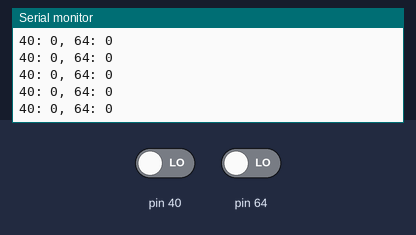
Bench run of a sketch on a simulated Arduino Mega 2560, built with avr-gcc and run on an emulated ATmega2560. Shown: the last lines printed to the serial monitor. Inputs (shaded band) come from the test bench; at power-on: pin 40 LOW, pin 64 LOW.

Above: at 1.2 s.
1.3 s: pin 40 driven HIGH
At 1.9 s:
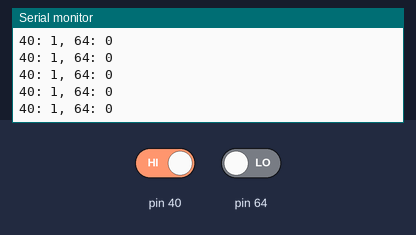
4.3 s: pin 64 driven HIGH
At 5.4 s:
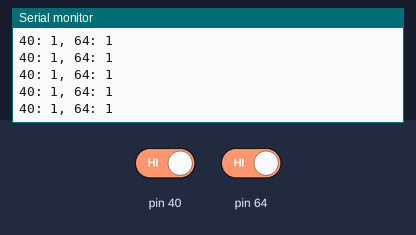
5.8 s: pin 40 driven LOW
At 6.6 s:
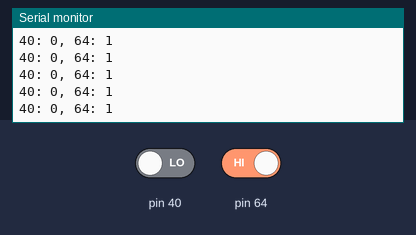

Measured:
- after the input at 1.3 s, the serial monitor: prints a new line after 0.07 s (image 1)
- after the input at 4.3 s, the serial monitor: prints a new line after 0.07 s (image 2)
- after the input at 5.8 s, the serial monitor: prints a new line after 0.07 s (image 3)

The sketch:

potentiometer_test.ino
```cpp
void setup() {
  // put your setup code here, to run once:
  Serial.begin(9600);
  pinMode(64, INPUT);
  pinMode(40, INPUT);
}

void loop() {
  // put your main code here, to run repeatedly:
  Serial.println("40: " + String(digitalRead(40)) + ", 64: " + String(digitalRead(64)));
}
```
